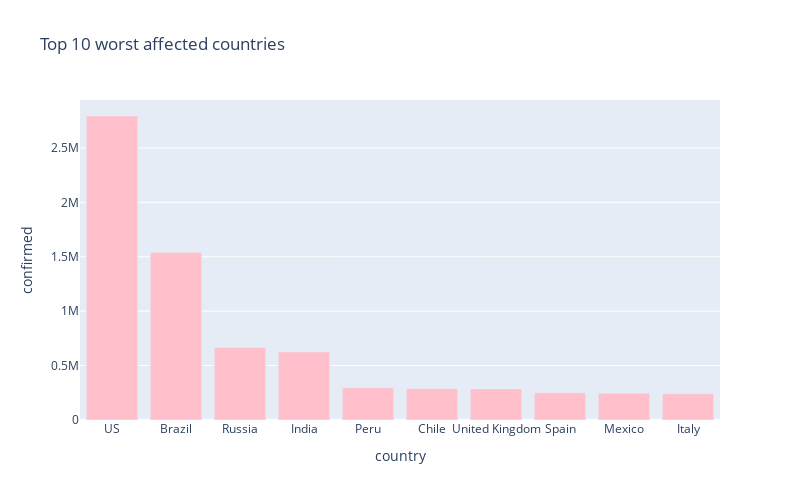

Notebook code cell kept with this figure:
### Code cell
# 10 worst hit countries - Confirmed cases
px.bar(
    sorted_country_df.head(10),
    x = "country",
    y = "confirmed",
    title= "Top 10 worst affected countries", # the axis names
    color_discrete_sequence=["pink"], 
    height=500,
    width=800
)

### Figure 1 — Plotly figure (JSON) as saved in the notebook; plotly's stock layout.template omitted (floating-point values rounded to 4 significant figures)
{"data": [{"alignmentgroup": "True", "hovertemplate": "country=%{x}<br>confirmed=%{y}<extra></extra>", "legendgroup": "", "marker": {"color": "pink"}, "name": "", "offsetgroup": "", "orientation": "v", "showlegend": false, "textposition": "auto", "type": "bar", "x": ["US", "Brazil", "Russia", "India", "Peru", "Chile", "United Kingdom", "Spain", "Mexico", "Italy"], "xaxis": "x", "y": [2793034, 1539081, 666941, 625544, 295599, 288089, 285787, 250545, 245251, 241184], "yaxis": "y"}], "layout": {"barmode": "relative", "height": 500, "legend": {"tracegroupgap": 0}, "title": {"text": "Top 10 worst affected countries"}, "width": 800, "xaxis": {"anchor": "y", "domain": [0, 1], "title": {"text": "country"}}, "yaxis": {"anchor": "x", "domain": [0, 1], "title": {"text": "confirmed"}}}}
